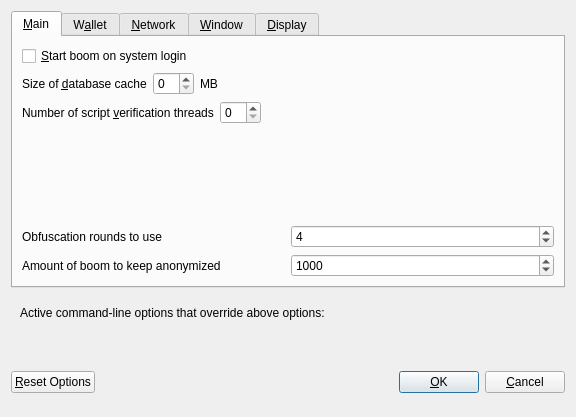
<?xml version="1.0" encoding="UTF-8"?>
<ui version="4.0">
 <class>OptionsDialog</class>
 <widget class="QDialog" name="OptionsDialog">
  <property name="geometry">
   <rect>
    <x>0</x>
    <y>0</y>
    <width>576</width>
    <height>417</height>
   </rect>
  </property>
  <property name="windowTitle">
   <string>Options</string>
  </property>
  <property name="modal">
   <bool>true</bool>
  </property>
  <layout class="QVBoxLayout" name="verticalLayout">
   <item>
    <widget class="QTabWidget" name="tabWidget">
     <property name="currentIndex">
      <number>0</number>
     </property>
     <widget class="QWidget" name="tabMain">
      <attribute name="title">
       <string>&amp;Main</string>
      </attribute>
      <layout class="QVBoxLayout" name="verticalLayout_Main">
       <item>
        <widget class="QCheckBox" name="bitcoinAtStartup">
         <property name="toolTip">
          <string>Automatically start boom after logging in to the system.</string>
         </property>
         <property name="text">
          <string>&amp;Start boom on system login</string>
         </property>
        </widget>
       </item>
       <item>
        <layout class="QHBoxLayout" name="horizontalLayout_2_Main">
         <item>
          <widget class="QLabel" name="databaseCacheLabel">
           <property name="text">
            <string>Size of &amp;database cache</string>
           </property>
           <property name="textFormat">
            <enum>Qt::PlainText</enum>
           </property>
           <property name="buddy">
            <cstring>databaseCache</cstring>
           </property>
          </widget>
         </item>
         <item>
          <widget class="QSpinBox" name="databaseCache"/>
         </item>
         <item>
          <widget class="QLabel" name="databaseCacheUnitLabel">
           <property name="text">
            <string>MB</string>
           </property>
           <property name="textFormat">
            <enum>Qt::PlainText</enum>
           </property>
          </widget>
         </item>
         <item>
          <spacer name="horizontalSpacer_2_Main">
           <property name="orientation">
            <enum>Qt::Horizontal</enum>
           </property>
           <property name="sizeHint" stdset="0">
            <size>
             <width>40</width>
             <height>20</height>
            </size>
           </property>
          </spacer>
         </item>
        </layout>
       </item>
       <item>
        <layout class="QHBoxLayout" name="horizontalLayout_3_Main">
         <item>
          <widget class="QLabel" name="threadsScriptVerifLabel">
           <property name="text">
            <string>Number of script &amp;verification threads</string>
           </property>
           <property name="textFormat">
            <enum>Qt::PlainText</enum>
           </property>
           <property name="buddy">
            <cstring>threadsScriptVerif</cstring>
           </property>
          </widget>
         </item>
         <item>
          <widget class="QSpinBox" name="threadsScriptVerif">
           <property name="toolTip">
            <string>(0 = auto, &lt;0 = leave that many cores free)</string>
           </property>
          </widget>
         </item>
         <item>
          <spacer name="horizontalSpacer_3_Main">
           <property name="orientation">
            <enum>Qt::Horizontal</enum>
           </property>
           <property name="sizeHint" stdset="0">
            <size>
             <width>40</width>
             <height>20</height>
            </size>
           </property>
          </spacer>
         </item>
        </layout>
       </item>
       <item>
        <spacer name="verticalSpacer_Main">
         <property name="orientation">
          <enum>Qt::Vertical</enum>
         </property>
         <property name="sizeHint" stdset="0">
          <size>
           <width>20</width>
           <height>40</height>
          </size>
         </property>
        </spacer>
       </item>
       <item>
        <layout class="QHBoxLayout" name="horizontalLayout_4_Main">
         <item>
          <widget class="QLabel" name="label">
           <property name="toolTip">
            <string>This setting determines the amount of individual masternodes that an input will be anonymized through.&lt;br/&gt;More rounds of anonymization gives a higher degree of privacy, but also costs more in fees.</string>
           </property>
           <property name="text">
            <string>Obfuscation rounds to use</string>
           </property>
          </widget>
         </item>
         <item>
          <widget class="QSpinBox" name="obfuscationRounds">
           <property name="minimum">
            <number>2</number>
           </property>
           <property name="maximum">
            <number>8</number>
           </property>
           <property name="value">
            <number>4</number>
           </property>
          </widget>
         </item>
        </layout>
       </item>
       <item>
        <layout class="QHBoxLayout" name="horizontalLayout">
         <item>
          <widget class="QLabel" name="label_2">
           <property name="toolTip">
            <string>This amount acts as a threshold to turn off Obfuscation once it's reached.</string>
           </property>
           <property name="statusTip">
            <string notr="true"/>
           </property>
           <property name="whatsThis">
            <string notr="true"/>
           </property>
           <property name="accessibleName">
            <string notr="true"/>
           </property>
           <property name="accessibleDescription">
            <string notr="true"/>
           </property>
           <property name="text">
            <string>Amount of boom to keep anonymized</string>
           </property>
          </widget>
         </item>
         <item>
          <widget class="QSpinBox" name="anonymizeboom">
           <property name="minimum">
            <number>100</number>
           </property>
           <property name="maximum">
            <number>100000</number>
           </property>
           <property name="singleStep">
            <number>100</number>
           </property>
           <property name="value">
            <number>1000</number>
           </property>
          </widget>
         </item>
        </layout>
       </item>
      </layout>
     </widget>
     <widget class="QWidget" name="tabWallet">
      <attribute name="title">
       <string>W&amp;allet</string>
      </attribute>
      <layout class="QVBoxLayout" name="verticalLayout_Wallet">
       <item>
        <widget class="QGroupBox" name="groupBox">
         <property name="title">
          <string>Expert</string>
         </property>
         <layout class="QVBoxLayout" name="verticalLayout_2">
          <item>
           <widget class="QCheckBox" name="coinControlFeatures">
            <property name="toolTip">
             <string>Whether to show coin control features or not.</string>
            </property>
            <property name="text">
             <string>Enable coin &amp;control features</string>
            </property>
           </widget>
          </item>
          <item>
           <widget class="QCheckBox" name="showMasternodesTab">
            <property name="toolTip">
             <string>Show additional tab listing all your masternodes in first sub-tab&lt;br/&gt;and all masternodes on the network in second sub-tab.</string>
            </property>
            <property name="text">
             <string>Show Masternodes Tab</string>
            </property>
           </widget>
          </item>
          <item>
           <widget class="QCheckBox" name="spendZeroConfChange">
            <property name="toolTip">
             <string>If you disable the spending of unconfirmed change, the change from a transaction&lt;br/&gt;cannot be used until that transaction has at least one confirmation.&lt;br/&gt;This also affects how your balance is computed.</string>
            </property>
            <property name="text">
             <string>&amp;Spend unconfirmed change</string>
            </property>
           </widget>
          </item>
         </layout>
        </widget>
       </item>
       <item>
        <spacer name="verticalSpacer_Wallet">
         <property name="orientation">
          <enum>Qt::Vertical</enum>
         </property>
         <property name="sizeHint" stdset="0">
          <size>
           <width>20</width>
           <height>40</height>
          </size>
         </property>
        </spacer>
       </item>
      </layout>
     </widget>
     <widget class="QWidget" name="tabNetwork">
      <attribute name="title">
       <string>&amp;Network</string>
      </attribute>
      <layout class="QVBoxLayout" name="verticalLayout_Network">
       <item>
        <widget class="QCheckBox" name="mapPortUpnp">
         <property name="toolTip">
          <string>Automatically open the boom client port on the router. This only works when your router supports UPnP and it is enabled.</string>
         </property>
         <property name="text">
          <string>Map port using &amp;UPnP</string>
         </property>
        </widget>
       </item>
       <item>
        <widget class="QCheckBox" name="allowIncoming">
         <property name="toolTip">
          <string>Accept connections from outside</string>
         </property>
         <property name="text">
          <string>Allow incoming connections</string>
         </property>
        </widget>
       </item>
       <item>
        <widget class="QCheckBox" name="connectSocks">
         <property name="toolTip">
          <string>Connect to the boom network through a SOCKS5 proxy.</string>
         </property>
         <property name="text">
          <string>&amp;Connect through SOCKS5 proxy (default proxy):</string>
         </property>
        </widget>
       </item>
       <item>
        <layout class="QHBoxLayout" name="horizontalLayout_1_Network">
         <item>
          <widget class="QLabel" name="proxyIpLabel">
           <property name="text">
            <string>Proxy &amp;IP:</string>
           </property>
           <property name="textFormat">
            <enum>Qt::PlainText</enum>
           </property>
           <property name="buddy">
            <cstring>proxyIp</cstring>
           </property>
          </widget>
         </item>
         <item>
          <widget class="QValidatedLineEdit" name="proxyIp">
           <property name="minimumSize">
            <size>
             <width>140</width>
             <height>0</height>
            </size>
           </property>
           <property name="maximumSize">
            <size>
             <width>140</width>
             <height>16777215</height>
            </size>
           </property>
           <property name="toolTip">
            <string>IP address of the proxy (e.g. IPv4: 127.0.0.1 / IPv6: ::1)</string>
           </property>
          </widget>
         </item>
         <item>
          <widget class="QLabel" name="proxyPortLabel">
           <property name="text">
            <string>&amp;Port:</string>
           </property>
           <property name="textFormat">
            <enum>Qt::PlainText</enum>
           </property>
           <property name="buddy">
            <cstring>proxyPort</cstring>
           </property>
          </widget>
         </item>
         <item>
          <widget class="QLineEdit" name="proxyPort">
           <property name="minimumSize">
            <size>
             <width>55</width>
             <height>0</height>
            </size>
           </property>
           <property name="maximumSize">
            <size>
             <width>55</width>
             <height>16777215</height>
            </size>
           </property>
           <property name="toolTip">
            <string>Port of the proxy (e.g. 9050)</string>
           </property>
          </widget>
         </item>
         <item>
          <spacer name="horizontalSpacer_1_Network">
           <property name="orientation">
            <enum>Qt::Horizontal</enum>
           </property>
           <property name="sizeHint" stdset="0">
            <size>
             <width>40</width>
             <height>20</height>
            </size>
           </property>
          </spacer>
         </item>
        </layout>
       </item>
       <item>
        <spacer name="verticalSpacer_Network">
         <property name="orientation">
          <enum>Qt::Vertical</enum>
         </property>
         <property name="sizeHint" stdset="0">
          <size>
           <width>20</width>
           <height>40</height>
          </size>
         </property>
        </spacer>
       </item>
      </layout>
     </widget>
     <widget class="QWidget" name="tabWindow">
      <attribute name="title">
       <string>&amp;Window</string>
      </attribute>
      <layout class="QVBoxLayout" name="verticalLayout_Window">
       <item>
        <widget class="QCheckBox" name="minimizeToTray">
         <property name="toolTip">
          <string>Show only a tray icon after minimizing the window.</string>
         </property>
         <property name="text">
          <string>&amp;Minimize to the tray instead of the taskbar</string>
         </property>
        </widget>
       </item>
       <item>
        <widget class="QCheckBox" name="minimizeOnClose">
         <property name="toolTip">
          <string>Minimize instead of exit the application when the window is closed. When this option is enabled, the application will be closed only after selecting Quit in the menu.</string>
         </property>
         <property name="text">
          <string>M&amp;inimize on close</string>
         </property>
        </widget>
       </item>
       <item>
        <spacer name="verticalSpacer_Window">
         <property name="orientation">
          <enum>Qt::Vertical</enum>
         </property>
         <property name="sizeHint" stdset="0">
          <size>
           <width>20</width>
           <height>40</height>
          </size>
         </property>
        </spacer>
       </item>
      </layout>
     </widget>
     <widget class="QWidget" name="tabDisplay">
      <attribute name="title">
       <string>&amp;Display</string>
      </attribute>
      <layout class="QVBoxLayout" name="verticalLayout_Display">
       <item>
        <layout class="QHBoxLayout" name="horizontalLayout_1_Display">
         <item>
          <widget class="QLabel" name="langLabel">
           <property name="text">
            <string>User Interface &amp;language:</string>
           </property>
           <property name="textFormat">
            <enum>Qt::PlainText</enum>
           </property>
           <property name="buddy">
            <cstring>lang</cstring>
           </property>
          </widget>
         </item>
         <item>
          <widget class="QValueComboBox" name="lang">
           <property name="toolTip">
            <string>The user interface language can be set here. This setting will take effect after restarting boom.</string>
           </property>
          </widget>
         </item>
        </layout>
       </item>
       <item>
        <widget class="QLabel" name="label_3">
         <property name="toolTip">
          <string notr="true"/>
         </property>
         <property name="statusTip">
          <string notr="true"/>
         </property>
         <property name="whatsThis">
          <string notr="true"/>
         </property>
         <property name="accessibleName">
          <string notr="true"/>
         </property>
         <property name="text">
          <string>Language missing or translation incomplete? Help contributing translations here:
https://www.transifex.com/boom-project/boom-project-translations</string>
         </property>
         <property name="wordWrap">
          <bool>true</bool>
         </property>
         <property name="openExternalLinks">
          <bool>true</bool>
         </property>
         <property name="textInteractionFlags">
          <set>Qt::TextBrowserInteraction</set>
         </property>
        </widget>
       </item>
       <item>
        <layout class="QHBoxLayout" name="horizontalLayout_4_Display" stretch="0,0">
         <item>
          <widget class="QLabel" name="themeLabel">
           <property name="text">
            <string>User Interface Theme:</string>
           </property>
          </widget>
         </item>
         <item>
          <widget class="QValueComboBox" name="theme"/>
         </item>
        </layout>
       </item>
       <item>
        <widget class="Line" name="line">
         <property name="orientation">
          <enum>Qt::Horizontal</enum>
         </property>
        </widget>
       </item>
       <item>
        <layout class="QHBoxLayout" name="horizontalLayout_2_Display">
         <item>
          <widget class="QLabel" name="unitLabel">
           <property name="text">
            <string>&amp;Unit to show amounts in:</string>
           </property>
           <property name="textFormat">
            <enum>Qt::PlainText</enum>
           </property>
           <property name="buddy">
            <cstring>unit</cstring>
           </property>
          </widget>
         </item>
         <item>
          <widget class="QValueComboBox" name="unit">
           <property name="toolTip">
            <string>Choose the default subdivision unit to show in the interface and when sending coins.</string>
           </property>
          </widget>
         </item>
        </layout>
       </item>
       <item>
        <layout class="QHBoxLayout" name="horizontalLayout_5_Display">
         <item>
          <widget class="QLabel" name="digitsLabel">
           <property name="text">
            <string>Decimal digits</string>
           </property>
          </widget>
         </item>
         <item>
          <widget class="QValueComboBox" name="digits"/>
         </item>
        </layout>
       </item>
       <item>
        <layout class="QHBoxLayout" name="horizontalLayout_3_Display">
         <item>
          <widget class="QLabel" name="thirdPartyTxUrlsLabel">
           <property name="toolTip">
            <string>Third party URLs (e.g. a block explorer) that appear in the transactions tab as context menu items. %s in the URL is replaced by transaction hash. Multiple URLs are separated by vertical bar |.</string>
           </property>
           <property name="text">
            <string>Third party transaction URLs</string>
           </property>
           <property name="buddy">
            <cstring>thirdPartyTxUrls</cstring>
           </property>
          </widget>
         </item>
         <item>
          <widget class="QLineEdit" name="thirdPartyTxUrls">
           <property name="toolTip">
            <string>Third party URLs (e.g. a block explorer) that appear in the transactions tab as context menu items. %s in the URL is replaced by transaction hash. Multiple URLs are separated by vertical bar |.</string>
           </property>
          </widget>
         </item>
        </layout>
       </item>
       <item>
        <spacer name="verticalSpacer">
         <property name="orientation">
          <enum>Qt::Vertical</enum>
         </property>
         <property name="sizeHint" stdset="0">
          <size>
           <width>20</width>
           <height>40</height>
          </size>
         </property>
        </spacer>
       </item>
      </layout>
     </widget>
    </widget>
   </item>
   <item>
    <widget class="QFrame" name="frame">
     <layout class="QVBoxLayout" name="verticalLayout_Bottom">
      <item>
       <layout class="QHBoxLayout" name="horizontalLayout_Bottom">
        <item>
         <widget class="QLabel" name="overriddenByCommandLineInfoLabel">
          <property name="text">
           <string>Active command-line options that override above options:</string>
          </property>
          <property name="textFormat">
           <enum>Qt::PlainText</enum>
          </property>
         </widget>
        </item>
        <item>
         <spacer name="horizontalSpacer_Bottom">
          <property name="orientation">
           <enum>Qt::Horizontal</enum>
          </property>
          <property name="sizeHint" stdset="0">
           <size>
            <width>40</width>
            <height>20</height>
           </size>
          </property>
         </spacer>
        </item>
       </layout>
      </item>
      <item>
       <widget class="QLabel" name="overriddenByCommandLineLabel">
        <property name="text">
         <string/>
        </property>
        <property name="textFormat">
         <enum>Qt::PlainText</enum>
        </property>
        <property name="wordWrap">
         <bool>true</bool>
        </property>
       </widget>
      </item>
     </layout>
    </widget>
   </item>
   <item>
    <layout class="QHBoxLayout" name="horizontalLayout_Buttons">
     <item>
      <widget class="QPushButton" name="resetButton">
       <property name="toolTip">
        <string>Reset all client options to default.</string>
       </property>
       <property name="text">
        <string>&amp;Reset Options</string>
       </property>
       <property name="autoDefault">
        <bool>false</bool>
       </property>
      </widget>
     </item>
     <item>
      <spacer name="horizontalSpacer_1">
       <property name="orientation">
        <enum>Qt::Horizontal</enum>
       </property>
       <property name="sizeHint" stdset="0">
        <size>
         <width>40</width>
         <height>48</height>
        </size>
       </property>
      </spacer>
     </item>
     <item>
      <widget class="QLabel" name="statusLabel">
       <property name="minimumSize">
        <size>
         <width>200</width>
         <height>0</height>
        </size>
       </property>
       <property name="font">
        <font>
         <weight>75</weight>
         <bold>true</bold>
        </font>
       </property>
       <property name="text">
        <string/>
       </property>
       <property name="textFormat">
        <enum>Qt::PlainText</enum>
       </property>
       <property name="wordWrap">
        <bool>true</bool>
       </property>
      </widget>
     </item>
     <item>
      <spacer name="horizontalSpacer_2">
       <property name="orientation">
        <enum>Qt::Horizontal</enum>
       </property>
       <property name="sizeHint" stdset="0">
        <size>
         <width>40</width>
         <height>48</height>
        </size>
       </property>
      </spacer>
     </item>
     <item>
      <widget class="QPushButton" name="okButton">
       <property name="text">
        <string>&amp;OK</string>
       </property>
       <property name="autoDefault">
        <bool>false</bool>
       </property>
       <property name="default">
        <bool>true</bool>
       </property>
      </widget>
     </item>
     <item>
      <widget class="QPushButton" name="cancelButton">
       <property name="text">
        <string>&amp;Cancel</string>
       </property>
       <property name="autoDefault">
        <bool>false</bool>
       </property>
      </widget>
     </item>
    </layout>
   </item>
  </layout>
 </widget>
 <customwidgets>
  <customwidget>
   <class>QValidatedLineEdit</class>
   <extends>QLineEdit</extends>
   <header>qvalidatedlineedit.h</header>
  </customwidget>
  <customwidget>
   <class>QValueComboBox</class>
   <extends>QComboBox</extends>
   <header>qvaluecombobox.h</header>
  </customwidget>
 </customwidgets>
 <resources/>
 <connections/>
</ui>
